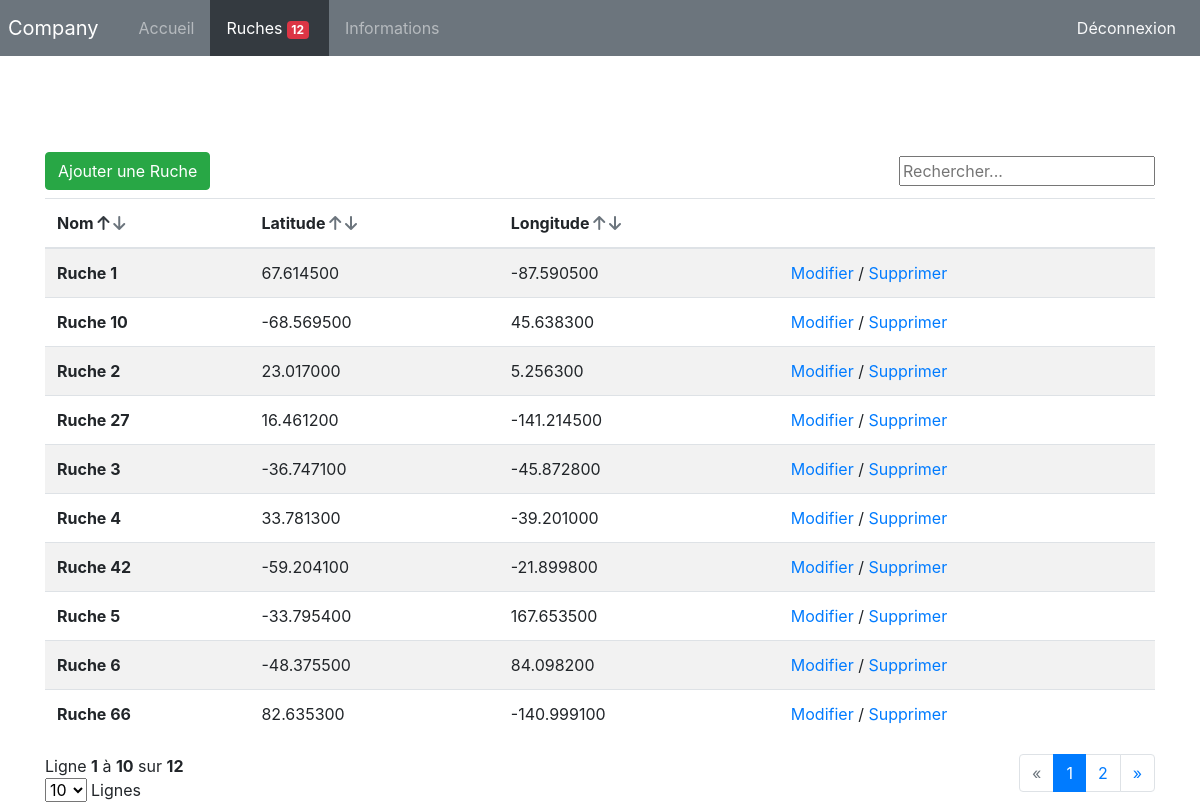
/?p=ruche&tri=nom&direction=ASC, run on the app's committed database.
### tables this page shows
CREATE TABLE IF NOT EXISTS `ruche` (
  `id` int NOT NULL AUTO_INCREMENT,
  `nom` text NOT NULL,
  `latitude` decimal(8,6) NOT NULL,
  `longitude` decimal(9,6) NOT NULL,
  PRIMARY KEY (`id`)
);

### template/ruche/index_ruche.php (the view, shortened to what this page needs)
<div class="d-flex justify-content-between align-items-center">
  <a type="button" class="btn btn-success" href="/?p=ruche&f=add">Ajouter une Ruche</a>
  <form>
    <input type="text" placeholder="Rechercher..." id="search"/>
  </form>
</div>
<table class="table table-striped mt-2">
  <thead>
    <tr>
      <th scope="col d-flex justify-content-between" id="nom">
        Nom
        <span>
          <a href="/?p=ruche&tri=nom&direction=ASC"><i class="fas fa-arrow-up text-secondary"></i></a>
          <a href="/?p=ruche&tri=nom&direction=DESC"><i class="fas fa-arrow-down text-secondary"></i></a>
        </span>
      </th>
      <th scope="col" id="latitude" >
      Latitude
        <span>
          <a href="/?p=ruche&tri=latitude&direction=ASC"><i class="fas fa-arrow-up text-secondary"></i></a>
          <a href="/?p=ruche&tri=latitude&direction=DESC"><i class="fas fa-arrow-down text-secondary"></i></a>
        </span>
      </th>
      <th scope="col" id="longitude">
      Longitude
        <span>
          <a href="/?p=ruche&tri=longitude&direction=ASC"><i class="fas fa-arrow-up text-secondary"></i></a>
          <a href="/?p=ruche&tri=longitude&direction=DESC"><i class="fas fa-arrow-down text-secondary"></i></a>
        </span>
      </th>
      <th scope="col" ></th>
    </tr>
  </thead>
  <tbody>
    <?php foreach ($ruches as $key => $ruche): ?>
    <tr>
      <th scope="row"><?=$ruche['nom']?></th>
      <td><?=$ruche['latitude']?></td>
      <td><?=$ruche['longitude']?></td>
      <td>
          <a href="/?p=ruche&f=modify&id=<?=$ruche['id']?>">Modifier</a> /
          <a href="/?p=ruche&f=delete&id=<?=$ruche['id']?>">Supprimer</a>
      </td>
    </tr>
    <?php endforeach; ?>
  </tbody>
</table>
<div class="d-flex justify-content-between">
  <div>
    Ligne <?php
    echo '<b>'.(($pagination-1) * $limit + 1) . '</b> à <b>' .  (($pagination-1) * $limit + count($ruches)) . '</b> sur <b>' . $nbrRuche . '</b>';
    ?>
    <div class="d-flex align-items-center">
      <form action="/?p=ruche&f=nbLines" method="post" name="form_nbLines" id="form_nbLines">
        <select name="nbLines" class="form-select" id="nbLines">
          <option value="10">10</option>
        </select>
      </form>
      <div class="px-1">
        Lignes
      </div>
    </div>
  </div>
  <?php
    $prec = $pagination == 1 ? 1 : $pagination-1;
    $suiv = $pagination == ceil((intval($nbrRuche) / $limit)) ? $pagination : $pagination+1;
  ?>
  <nav aria-label="Page navigation">
    <ul class="pagination">
      <li class="page-item" id="prec">
        <a class="page-link" href="/?p=ruche&pagination=<?= $prec ;?>" aria-label="Previous">
          <span aria-hidden="true">&laquo;</span>
        </a>
      </li>
      <?php for ($i=1; $i < ((intval($nbrRuche) / $limit) + 1); $i++): ?>
        <li class="page-item number"><a class="page-link" href="/?p=ruche&pagination=<?= $i ;?>"><?= $i ;?></a></li>
      <?php endfor; ?>
      <li class="page-item" id="suiv">
        <a class="page-link" href="/?p=ruche&pagination=<?= $suiv ;?>" aria-label="Next">
          <span aria-hidden="true">&raquo;</span>
        </a>
      </li>
    </ul>
  </nav>
</div>

### data on the page
ruche: nom "Ruche 1", latitude "67.614500", longitude "-87.590500"
ruche: nom "Ruche 10", latitude "-68.569500", longitude "45.638300"
ruche: nom "Ruche 2", latitude "23.017000", longitude "5.256300"
ruche: nom "Ruche 27", latitude "16.461200", longitude "-141.214500"
ruche: nom "Ruche 3", latitude "-36.747100", longitude "-45.872800"
ruche: nom "Ruche 4", latitude "33.781300", longitude "-39.201000"
ruche: nom "Ruche 42", latitude "-59.204100", longitude "-21.899800"
ruche: nom "Ruche 5", latitude "-33.795400", longitude "167.653500"
ruche: nom "Ruche 6", latitude "-48.375500", longitude "84.098200"
ruche: nom "Ruche 66", latitude "82.635300", longitude "-140.999100"

### other printed values
$nbrRuche['nb'] "12"
$nbrRuche "12"
